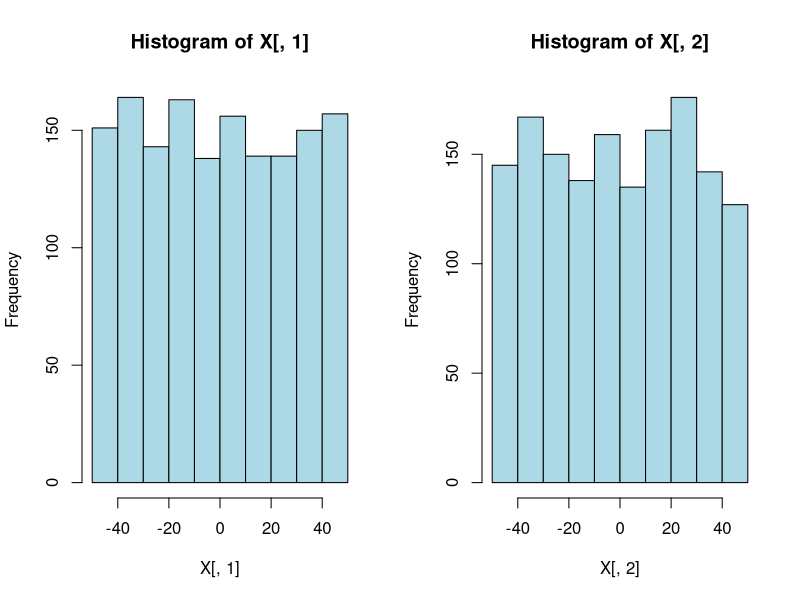
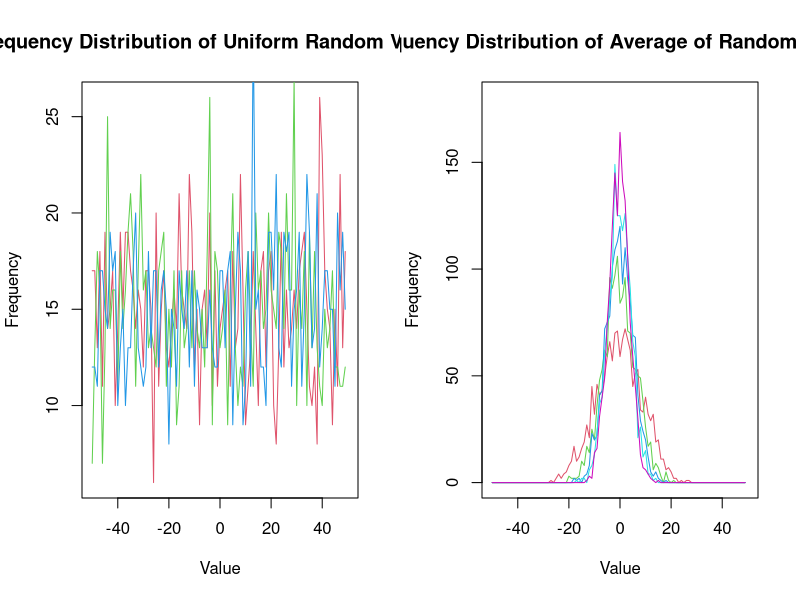
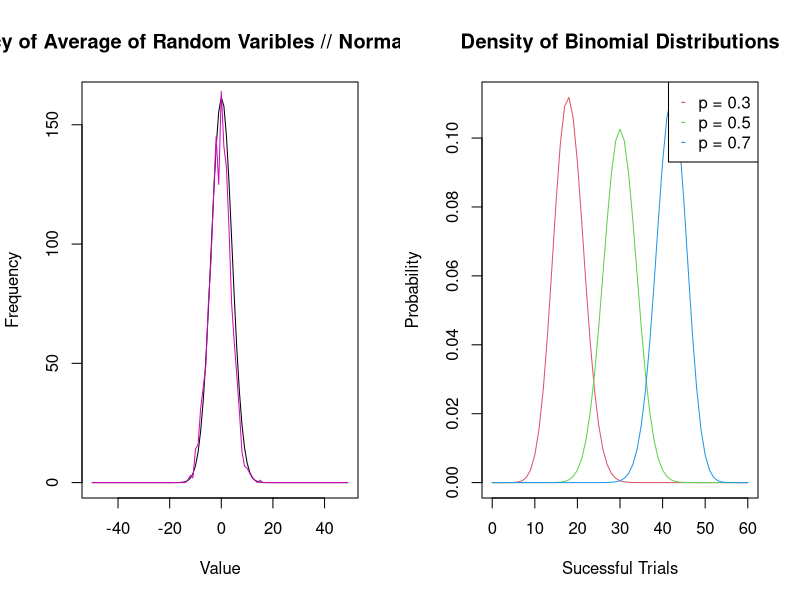
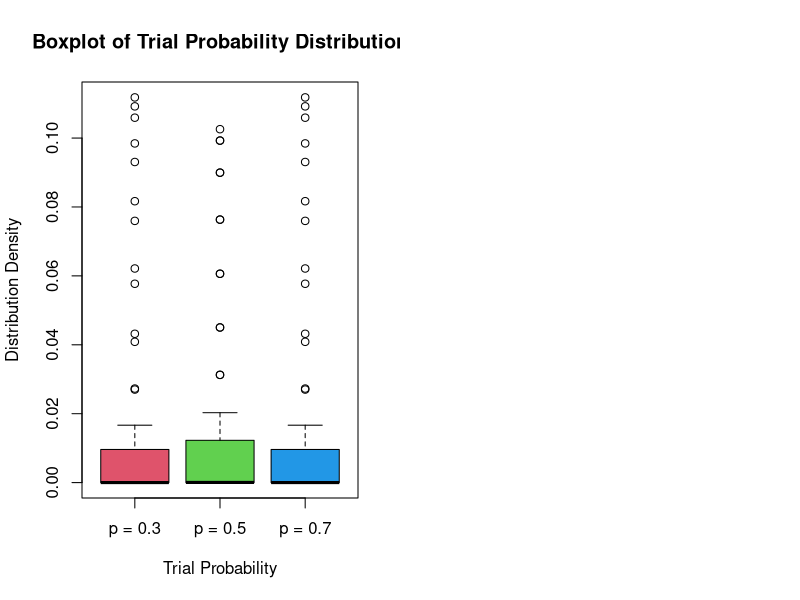

Write R code to recreate these figures, in order.
## ---- chunk 1
r_matrix <- function(n, m, a = -50, b = 50) {
  matrix(runif(n*m, min=a, max=b), nrow = n, ncol = m)
}
## ---- chunk 2
X <- r_matrix(1500, 4)
## ---- chunk 3
par(mfrow = c(1,2))
hist(X[,1], col = "light blue")
hist(X[,2], col = "light blue")
## ---- chunk 4
x <- -50:49
breaks <- -50:50
y1 = table(cut(X[,1], breaks, right=FALSE))
plot(x,as.vector(y1), type="l", col=2, xlim = c(-50, 50), 
     xlab="Value", ylab="Frequency", 
     main="Frequency Distribution of Uniform Random Varibles")
y2 = table(cut(X[,2], breaks, right=FALSE))
lines(x,as.vector(y2), type="l", col=3)
y3 = table(cut(X[,3], breaks, right=FALSE))
lines(x,as.vector(y3), type="l", col=4)
## ---- chunk 5
myMedian <- function(X) {
  sorted_x <- sort(X)
  if ((length(X) %% 2) == 0) { # even length, must average
    retval <- ( sorted_x[length(X)/2] +
                sorted_x[length(X)/2 + 1] ) /2
  } else { # odd number, robust result
    retval <- sorted_x[length(X)/2 + 1]
  }
  retval
}
## ---- chunk 6
myMedian(X[,4])
median(X[,4])
## ---- chunk 7
row_length <- 1500
X <- r_matrix(row_length, 50)
Y <- matrix(0, nrow = row_length, ncol = 5)

for (j in 1:5) {
  for (i in 1:row_length) {
    Y[i,j] <- mean(X[i,1:(10*j)])
  }
}
## ---- chunk 8
x <- -50:49
breaks <- -50:50
y1 = table(cut(Y[,1], breaks, right=FALSE))
y2 = table(cut(Y[,2], breaks, right=FALSE))
y3 = table(cut(Y[,3], breaks, right=FALSE))
y4 = table(cut(Y[,4], breaks, right=FALSE))
y5 = table(cut(Y[,5], breaks, right=FALSE))

max_y <- max(y1,y2,y3,y4,y5) * 1.1

plot(x,as.vector(y1), type="l", col=2, 
     xlim = c(-50, 50), ylim = c(0, max_y), 
     xlab="Value", ylab="Frequency", 
     main="Frequency Distribution of Average of Random Varibles")
lines(x,as.vector(y2), type="l", col=3)
lines(x,as.vector(y3), type="l", col=4)
lines(x,as.vector(y4), type="l", col=5)
lines(x,as.vector(y5), type="l", col=6)

## ---- chunk 9
mean_y <- mean(Y[,5])
mean_y
sd_y <- sd(Y[,5])
sd_y
## ---- chunk 10
X <- -50:49
breaks <- -50:50
y5 = table(cut(Y[,5], breaks, right=FALSE))

scale <- max(y5)

plot(X, scale * 10 * dnorm(X, mean_y, sd_y), type="l",
     xlab="Value", ylab="Frequency", 
     main="Frequency of Average of Random Varibles // Normal Distribution")

lines(x,as.vector(y5), type="l", col=6)
## ---- chunk 11
k <- 0:60
dbin_03 <- dbinom(k, 60, 0.3)
dbin_05 <- dbinom(k, 60, 0.5)
dbin_07 <- dbinom(k, 60, 0.7)
## ---- chunk 12
plot(k, dbin_03, col=2, type="l",
     ylab="Probability", xlab="Sucessful Trials", 
     main="Density of Binomial Distributions")
lines(k, dbin_05, col=3)
lines(k, dbin_07, col=4)
legend("topright", c("p = 0.3","p = 0.5","p = 0.7"),
       pch = "-", cex = 1, col = 2:4)
## ---- chunk 13
s_03 <- summary(dbin_03)
s_03
s_05 <- summary(dbin_05)
s_05
s_07 <- summary(dbin_07)
s_07
sd_03 <- sd(dbin_03)
sd_03
sd_05 <- sd(dbin_05)
sd_05
sd_07 <- sd(dbin_07)
sd_07
## ---- chunk 14
boxplot(dbin_03, dbin_05, dbin_07,
        col = 2:4, ylab = "Distribution Density",
        xlab = "Trial Probability",
        main = "Boxplot of Trial Probability Distribution",
        names = c("p = 0.3", "p = 0.5", "p = 0.7"))
